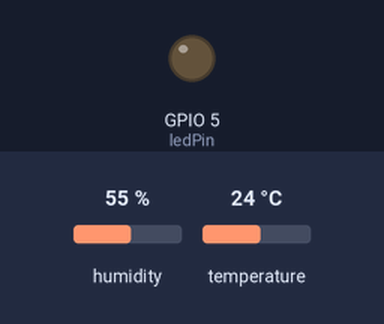
A sketch run on a simulated ESP8266 (NodeMCU). Shown: output pins drawn as LEDs (lit = HIGH). Inputs (shaded band) come from the test bench; at power-on: temperature 24 °C, humidity 55 %. WiFi joins after 1.5 s; servers stay silent unless stated; no MQTT or app messages arrive unless stated; what the sketch prints to the serial monitor is not drawn.

Above: at 2.7 s.
2.8 s: temperature set to 30.3 °C
9.5 s: temperature set to 31.6 °C
At 13.3 s:
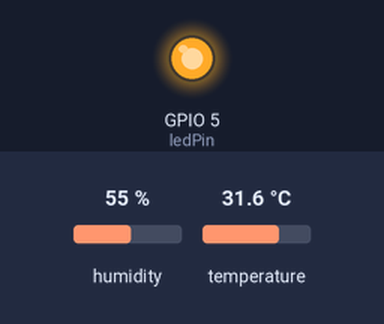
16.5 s: temperature set to 12 °C
At 20.4 s:
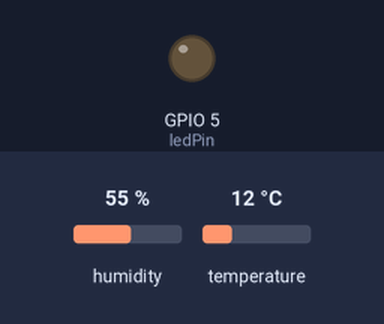
21.5 s: temperature set to 33 °C
At 24.8 s:
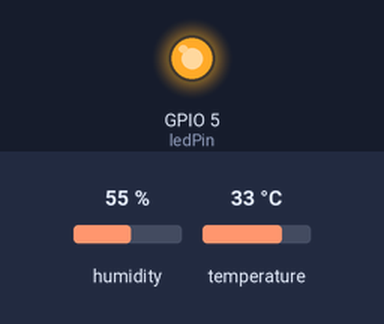
Timing chart, 0 to 26.3 s (numbered marks = the images above; inputs shaded):
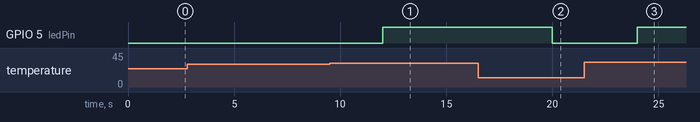

Measured:
- the behaviour switches between 31 and 31.1 °C on temperature (found by bisection; images 0 and 1)
- after the input at 2.8 s, every drawn part: stays the same
- after the input at 9.5 s, GPIO 5 (ledPin): LOW → HIGH after 2.5 s
- after the input at 16.5 s, GPIO 5 (ledPin): HIGH → LOW after 3.5 s
- after the input at 21.5 s, GPIO 5 (ledPin): LOW → HIGH after 2.5 s

The sketch:

Tugas_Modul_06.ino
```cpp
#include <ESP8266WiFi.h>
#include <PubSubClient.h>
#include <ArduinoJson.h>
#include <DHT.h>

// Kredensial Jaringan Wi-Fi
const char* ssid = "TECNO POVA 5";
const char* password = "Fandik11";

// Konfigurasi Broker MQTT Publik
const char* mqttServer = "broker.hivemq.com";
const int mqttPort = 1883;
const char* clientId = "ESP8266_LabIoT_25782097_ClosedLoop";

// Pembagian Topik MQTT Mandiri
const char* topicPublish   = "kampus/labiot/25782097/telemetri";
const char* topicSubscribe = "kampus/labiot/25782097/kendali";
const char* topicAlert     = "kampus/labiot/25782097/alert";
const char* topicStatus    = "kampus/labiot/25782097/status";

// Alokasi Pin Perangkat Keras Sesuai Instruksi Perangkaian
const byte dhtPin = 2; // Pin D4 (GPIO 2) untuk Sensor DHT22/DHT11
const byte ledPin = 5; // Pin D1 (GPIO 5) untuk Indikator LED + Resistor 220Ω ke GND
#define DHTTYPE DHT22

DHT dht(dhtPin, DHTTYPE);
WiFiClient espClient;
PubSubClient client(espClient);

unsigned long lastTelemetryTime = 0;
const unsigned long telemetryInterval = 4000; // Siklus kirim telemetri periodik setiap 4 detik

// Variabel status dan state latch untuk proteksi alert overheat
bool isOverheat = false;
bool lastOverheatState = false;
int currentLedState = 0;

// Callback saat pesan perintah kendali manual diterima dari broker
void callback(char* topic, byte* payload, unsigned int length) {
  char incomingBuffer[length + 1];
  memcpy(incomingBuffer, payload, length);
  incomingBuffer[length] = '\0';

  Serial.println("----------------------------------------");
  Serial.printf("[KONTROL DITERIMA] Topik: %s | Payload: %s\n", topic, incomingBuffer);

  StaticJsonDocument<256> doc;
  DeserializationError err = deserializeJson(doc, incomingBuffer);
  if (err) {
    Serial.println("Gagal membedah payload JSON!");
    return;
  }

  // Kendali Manual Override hanya diizinkan jika kondisi suhu TIDAK BAHAYA (NORMAL)
  if (doc.containsKey("led") && !isOverheat) {
    currentLedState = doc["led"];
    digitalWrite(ledPin, currentLedState == 1 ? HIGH : LOW);
    Serial.printf("--> [MANUAL OVERRIDE] Status LED diubah: %s\n", currentLedState == 1 ? "MENYALA" : "PADAM");
  } else if (isOverheat) {
    Serial.println("--> [INFO] Kendali manual diabaikan. Sistem terkunci pada mode BAHAYA (Overheat)!");
  }
  Serial.println("----------------------------------------");
}

void reconnect() {
  while (!client.connected()) {
    Serial.print("Menghubungkan kembali ke Broker...");

    // Konfigurasi Last Will and Testament (LWT) pada client.connect()
    // Topik LWT: kampus/labiot/nim_anda/status, QoS: 1, Retain: true
    if (client.connect(clientId, NULL, NULL, topicStatus, 1, true, "{\"status\":\"OFFLINE\",\"keterangan\":\"Perangkat Terputus Tak Terduga\"}")) {
      Serial.println(" Sukses Terhubung!");

      // Subskripsi kembali ke topik kendali
      client.subscribe(topicSubscribe);
      Serial.printf("Subskripsi Topik: %s\n", topicSubscribe);

      // Sesaat setelah terhubung, publikasikan pesan status ONLINE ke topik status
      const char* onlineMsg = "{\"status\":\"ONLINE\",\"keterangan\":\"Perangkat Beroperasi Normal\"}";
      client.publish(topicStatus, onlineMsg, true);
      Serial.println("[STATUS] Perangkat ONLINE");

    } else {
      Serial.printf("Gagal (rc=%d). Coba lagi dalam 4 detik...\n", client.state());
      delay(4000);
    }
  }
}

void setup() {
  Serial.begin(115200);
  pinMode(ledPin, OUTPUT);
  digitalWrite(ledPin, LOW);

  dht.begin();

  WiFi.mode(WIFI_STA);
  WiFi.begin(ssid, password);
  Serial.print("Menghubungkan Wi-Fi");
  while (WiFi.status() != WL_CONNECTED) {
    delay(500);
    Serial.print(".");
  }
  Serial.println("\nWi-Fi Terkoneksi!");
  Serial.print("IP Address: ");
  Serial.println(WiFi.localIP());

  client.setServer(mqttServer, mqttPort);
  client.setCallback(callback);
}

void loop() {
  if (!client.connected()) {
    reconnect();
  }
  client.loop(); // Memelihara sesi TCP dan memproses callback masuk secara asinkron

  unsigned long now = millis();
  if (now - lastTelemetryTime >= telemetryInterval) {
    lastTelemetryTime = now;

    float t = dht.readTemperature();
    float h = dht.readHumidity();

    if (!isnan(t) && !isnan(h)) {
      // Mesin Aturan & Logika Keselamatan (Edge Safety Engine)
      if (t > 31.0) {
        isOverheat = true;
        currentLedState = 1;
        digitalWrite(ledPin, HIGH); // Otomatis menyalakan indikator LED darurat tanpa menunggu operator
      } else {
        isOverheat = false;
        currentLedState = 0;
        digitalWrite(ledPin, LOW);  // Otomatis mematikan LED saat kondisi kembali aman/normal
      }

      // Kanal Peringatan Bahaya Mandiri (Dedicated Alert Topic dengan State Latch)
      if (isOverheat && !lastOverheatState) {
        StaticJsonDocument<200> alertDoc;
        alertDoc["status"] = "BAHAYA";
        alertDoc["parameter"] = "OVERHEAT";
        alertDoc["nilai_suhu"] = serialized(String(t, 2));

        char alertBuffer[256];
        serializeJson(alertDoc, alertBuffer);
        client.publish(topicAlert, alertBuffer);
        Serial.printf("[ALERT TERKIRIM] %s\n", alertBuffer);
      }
      lastOverheatState = isOverheat;

      // Penyusunan Dokumen JSON Telemetri Rutin dengan Klasifikasi Kondisi Suhu
      StaticJsonDocument<256> docOut;
      docOut["node_id"] = clientId;
      docOut["suhu"] = serialized(String(t, 2));
      docOut["kelembapan"] = serialized(String(h, 2));
      docOut["status_led"] = digitalRead(ledPin);

      // Klasifikasi status lingkungan rutin
      if (t > 31.0) {
        docOut["kondisi_suhu"] = "PANAS";
      } else {
        docOut["kondisi_suhu"] = "NORMAL";
      }

      docOut["uptime_detik"] = millis() / 1000;
      docOut["ip_lokal"] = WiFi.localIP().toString();

      char buffer[256];
      serializeJson(docOut, buffer);

      bool success = client.publish(topicPublish, buffer);
      if (success) {
        Serial.printf("[TELEMETRI TERKIRIM] %s\n", buffer);
      } else {
        Serial.println("[ERROR] Gagal memublikasikan telemetri!");
      }
    } else {
      Serial.println("Gagal membaca dari sensor DHT22!");
    }
  }
}
```
